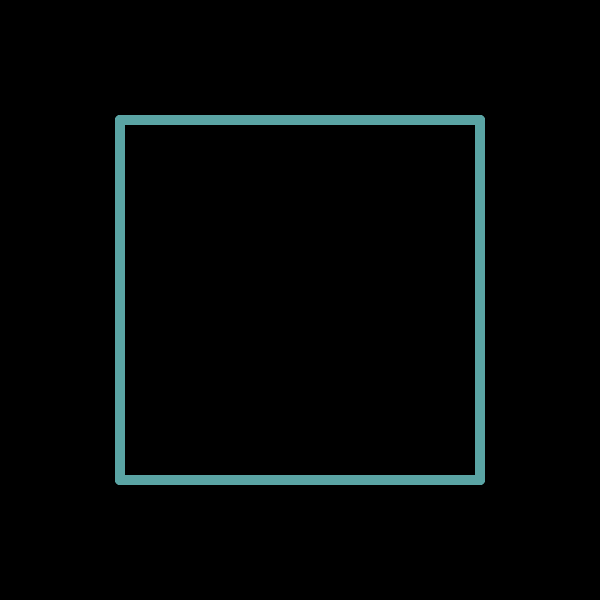
#> input picture experiments/museumstation/images/square.png, 1200 x 1200 px, found by its file name (shown at 1/2 size)
$ jupyter execute --allow-errors tracing_F1.ipynb   (Python 2 division)   (older library calls are emulated)
#> lines starting #> are read from the running program, lines starting #| are printed output that depends on the picture
#> further down, img_trace is the input picture: shape (1200, 1200, 3); mean B, G, R 6.6, 6.6, 3.6
#> `pixels_trace = np.argwhere(img_trace.sum(axis=2) == 255*3)`: pixels_trace = empty array
#| (1200, 1200)
#> `img_trace = cv2.copyMakeBorder(img_trace, top, bottom, left, right, cv..`:
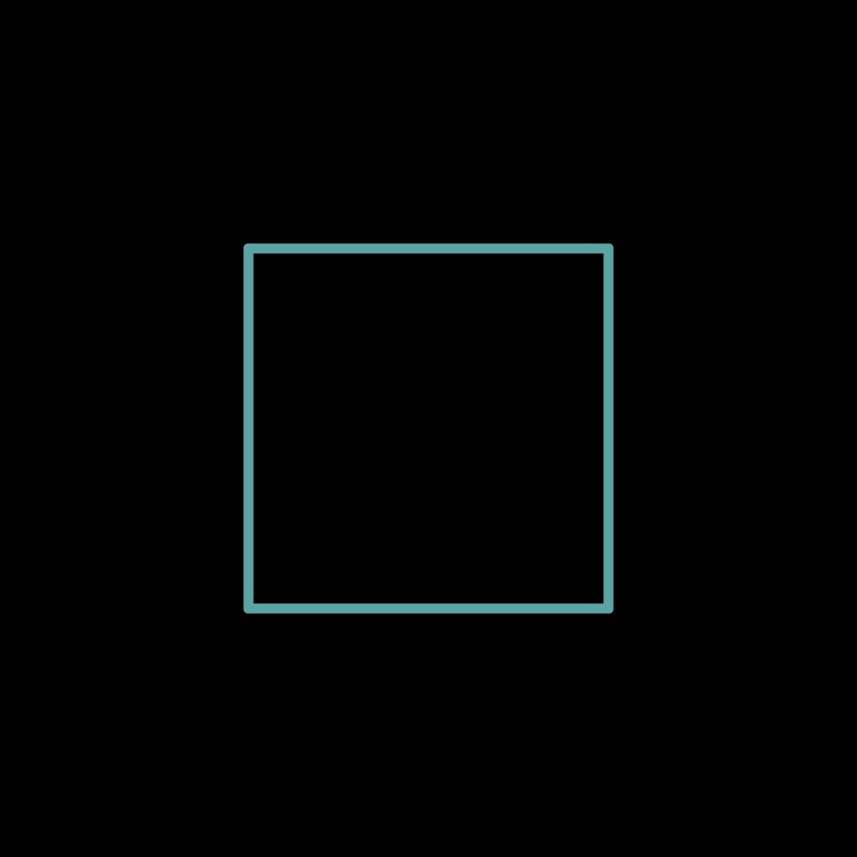
#> img_trace: shape (1714, 1714, 3) (shown at 1/2 size); mean B, G, R 3.2, 3.2, 1.8
#> `img_trace = cv2.resize(img_trace, (rows, cols), interpolation = cv2.IN..`:
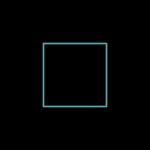
#> img_trace: shape (150, 150, 3); mean B, G, R 3.2, 3.2, 1.8
# Tracing Task Analysis

[cell 1]
import cv2
import numpy as np
import scipy.stats as stats
import os
import pandas as pd
import matplotlib
from matplotlib import pylab, mlab, pyplot
import svgpathtools

[cell 2]
# file path
analysis_dir = os.getcwd()
tracing_dir = os.path.join(analysis_dir, 'tracing')
sketch_dir = os.path.join(analysis_dir, 'sketches')
data_dir = os.path.join(analysis_dir, 'usage_data')

### Compute F1 Scores

[cell 3]
tracing = ['square', 'shape', 'this circle']
f1_scores = []

#> (the rest of this cell did not finish here and is left out)

$ run again, with experiments/museumstation/images/circle1.png copied over experiments/museumstation/images/square.png
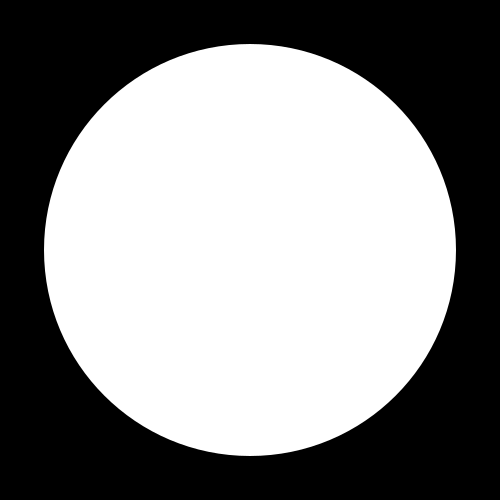
#> input picture experiments/museumstation/images/circle1.png, 500 x 500 px, found by its file name
#> img_trace is the input picture: shape (500, 500, 3); min 0, max 255, mean 136
#> pixels_trace = 132504 pairs, first value 44 to 455, second value 45 to 454
#> the loop `for p in pixels_trace:` made 132504 passes
#> after the loop `for p in pixels_trace:`:
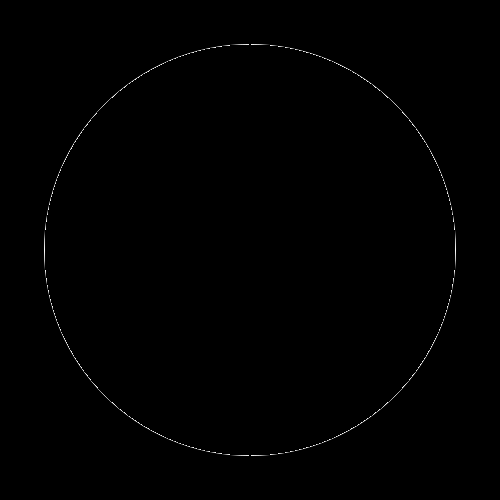
#> img_trace: shape (500, 500, 3); min 0, max 254, mean 0.8
#| (500, 500)
